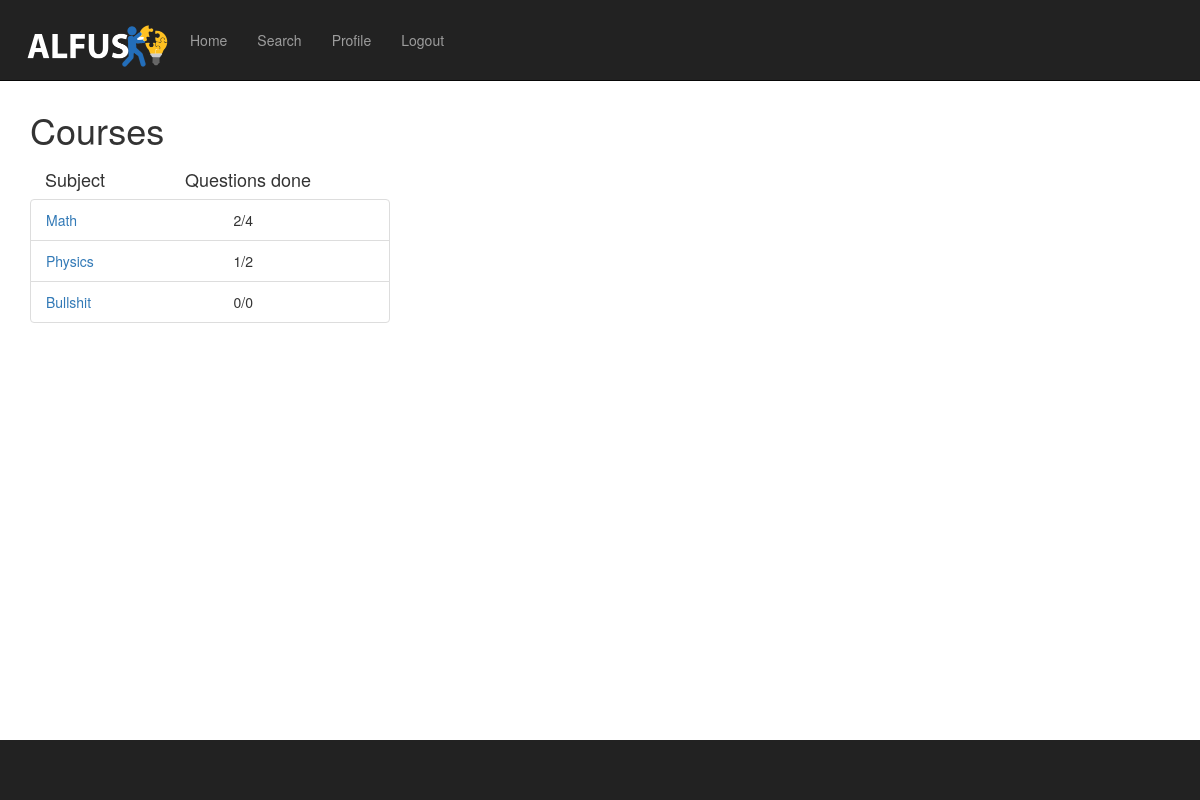
The app's page /questions/ (signed in) with its own data.
### questions/models.py (models this page shows)
class Subject(models.Model):
    name = models.CharField(max_length=200)
    def __str__(self):
        return self.name

### questions/views.py (the view)
@login_required(login_url="/login/")
def index(request):
    zipped = get_chapters(request)
    return render(request, 'questions/index.html', {'subject_list': zipped})

### questions/templates/questions/index.html (shortened to what this page needs)
{% extends "questions/base.html" %}
{% block content %}
    <h1 style="top: 20px;position: relative"> Courses</h1>
    <div class="container">
        <div style="top: 20px;position: relative">
            <h4 class="subjecttextstyle"> Subject </h4>
            <h4 class="questionprogresstextstyle"> Questions done </h4>
        </div>
    </div>
    <div style="padding-top: 20px;">
        {% if subject_list %}
            <ul class="list-group" style=" width: 360px;table-layout: fixed;">
                {% for subject, subject_answered, count in subject_list %}
                    <li class="list-group-item">
                    <div class="row">
                        <div class="col-xs-2" >
                            <a href="{% url 'questions:index_questions' subject.id %}">{{ subject }}</a>
                        </div>
                    <div class="col-xs-4" style="left: 110px">
                        &emsp; {{ subject_answered }}/{{ count }}
                    </div>
                     </div>
                {% endfor %}
            </ul>
        {% else %}
            <p>No courses are available.</p>
        {% endif %}
    </div>
{% endblock %}

### questions/static/questions/css/logo-nav.css (style rules this page uses)
body { padding-top: 70px; }
@media (min-width:768px) { body { padding-top: 100px; } }

### questions/templates/questions/base.html (style rules this page uses)
body { padding-top: 70px; }

### questions/templates/questions/index.html (style rules this page uses)
.subjecttextstyle { float: left; position: relative; left: 0px }
.questionprogresstextstyle { float: left; position: relative; left: 80px }

### records on screen
Subject: name "Math", subject_answered "2", count "4"
Subject: name "Physics", subject_answered "1", id "2"
Subject: name "Bullshit", subject_answered "0", count "0"
